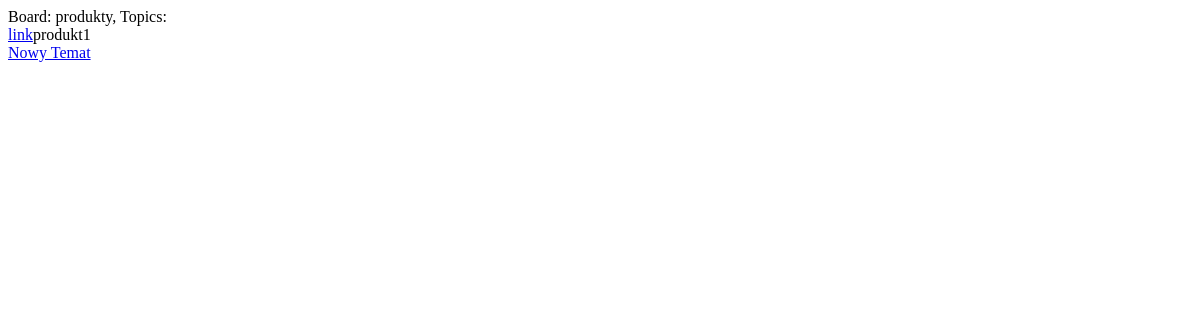
The app's page /forum/board/2, older data.
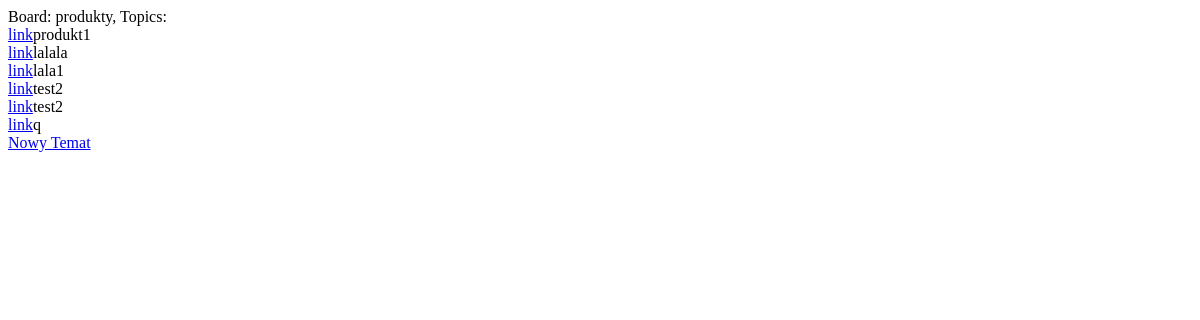
The same page, newer data.
### board/models.py (models this page shows, shortened)
class Topic(models.Model):
    title = models.CharField(max_length=100)
    board = models.ForeignKey('Board')
    created_by = models.ForeignKey('core.ShopUser',blank=True,null=True)
    messages = models.ManyToManyField('Message',related_name='messages',blank=True,null=True)
    date = models.DateTimeField()
    is_active = models.BooleanField()

### board/views.py (the view)
# urls.py: url(r'^forum/board/(?P<id>\d+)$', BoardView.show_board),
    @classmethod
    def show_board(cls,request, id):
        board=Board.objects.get(pk=id)
        topics=Topic.objects.filter(board=id)
        return render_to_response("topic_list.html", {'board':board, 'topics': topics },context_instance=RequestContext(request))

### templates/topic_list.html
<div id="list">
Board: {{ board.name }}, Topics:
    {% for topic in topics %}
        <div class="message"><a href="topic/{{ topic.pk }}">link</a>{{ topic.title }}
            </div>
    {% endfor %}
    <a href="new_topic/{{ board.pk }}">Nowy Temat</a>
</div>

Row changes from the older to the newer data that the page shows:
added Topic: title "lalala"
added Topic: title "lala1"
added Topic: title "test2"
added Topic: title "test2"
added Topic: title "q"
